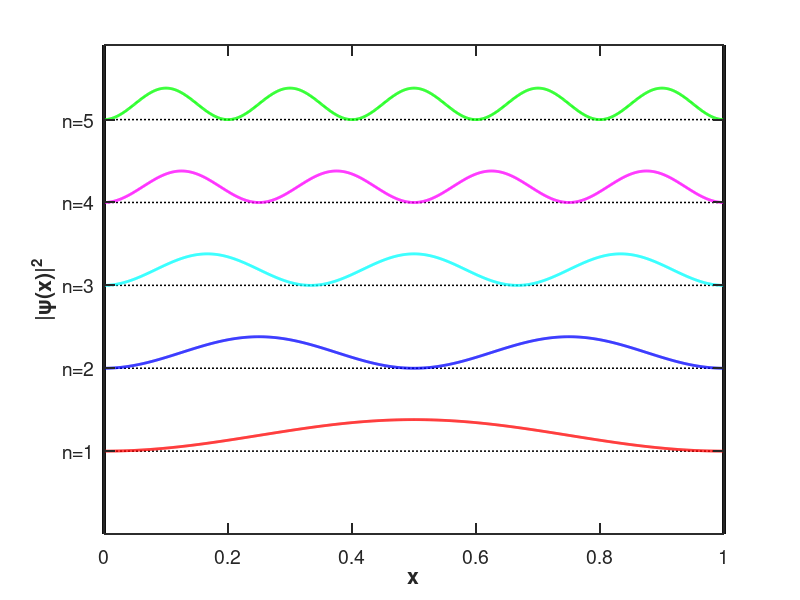

Recreate this plot in MATLAB.
clear; clc;

% ---- Load stitched modes ----
m1 = load('isw_n1.dat');   % ground state
m2 = load('isw_n2.dat');   % 1st excited
m3 = load('isw_n3.dat');   % 2nd excited
m4 = load('isw_n4.dat');   % 3rd excited
m5 = load('isw_n5.dat');   % 4th excited

x1 = m1(:,1);  psi1 = m1(:,5);
x2 = m2(:,1);  psi2 = m2(:,5);
x3 = m3(:,1);  psi3 = m3(:,5);
x4 = m4(:,1);  psi4 = m4(:,5);
x5 = m5(:,1);  psi5 = m5(:,5);

% (Optional) restrict to the well domain [0,1] if files are wider
keep = @(x) (x>=0 & x<=1);
x1=x1(keep(x1)); psi1=psi1(keep(x1));
x2=x2(keep(x2)); psi2=psi2(keep(x2));
x3=x3(keep(x3)); psi3=psi3(keep(x3));
x4=x4(keep(x4)); psi4=psi4(keep(x4));
x5=x5(keep(x5)); psi5=psi5(keep(x5));

% ---- Normalize each state to max|psi|=1 (for clean stacking) ----
normmax = @(v) v./max(abs(v));
psi1 = normmax(psi1);
psi2 = normmax(psi2);
psi3 = normmax(psi3);
psi4 = normmax(psi4);
psi5 = normmax(psi5);

% ---- Display offsets (only for visualization) ----
E1 = 1.0; E2 = 2.0; E3 = 3.0; E4 = 4.0; E5 = 5.0;
amp = 0.38;                 % visual amplitude scale (fits nicely in the box)
y1 = E1 + amp*psi1;
y2 = E2 + amp*psi2;
y3 = E3 + amp*psi3;
y4 = E4 + amp*psi4;
y5 = E5 + amp*psi5;

% ---- Plot ----
figure(1); clf; hold on;

% Infinite-well walls (thick black at x=0 and x=1)
yl = [0, 5.9];                    % pad a bit above E5
plot([0 0], yl, 'k-', 'LineWidth', 2.8, 'HandleVisibility','off');
plot([1 1], yl, 'k-', 'LineWidth', 2.8, 'HandleVisibility','off');

% Energy guide lines (dotted; no legend)
plot([0 1],[E1 E1],'k:','LineWidth',1.1,'HandleVisibility','off');
plot([0 1],[E2 E2],'k:','LineWidth',1.1,'HandleVisibility','off');
plot([0 1],[E3 E3],'k:','LineWidth',1.1,'HandleVisibility','off');
plot([0 1],[E4 E4],'k:','LineWidth',1.1,'HandleVisibility','off');
plot([0 1],[E5 E5],'k:','LineWidth',1.1,'HandleVisibility','off');

% Wavefunctions
p1 = plot(x1, y1, 'r-', 'LineWidth', 2.0);
p2 = plot(x2, y2, 'b-', 'LineWidth', 2.0);
p3 = plot(x3, y3, 'c-', 'LineWidth', 2.0);
p4 = plot(x4, y4, 'm-', 'LineWidth', 2.0);
p5 = plot(x5, y5, 'g-', 'LineWidth', 2.0);

% ---- Axes styling: boxed and ticks inward (like the reference figure) ----
xlabel('x','FontSize',18,'FontWeight','bold');
ylabel('|\psi(x)|^2','FontSize',18,'FontWeight','bold');

set(gca, ...
    'Box','on', ...             % draw the full box
    'LineWidth',1.4, ...
    'TickDir','in', ...         % ticks inside the box
    'TickLength',[0.018 0.018], ...
    'XMinorTick','off', 'YMinorTick','off', ...
    'Layer','top', ...          % ticks/grid on top of plots
    'FontSize',14);

xlim([0 1]);
ylim(yl);

% Place y-ticks at the displayed "levels" with n-labels
yticks([E1 E2 E3 E4 E5]);
yticklabels({'n=1','n=2','n=3','n=4','n=5'});

% Optional: light vertical reference ticks (like in the sample)
xticks(0:0.2:1);

set(gcf,'color','w');
drawnow;
print(gcf,'isw_psi2_boxed','-dpng','-r300');

